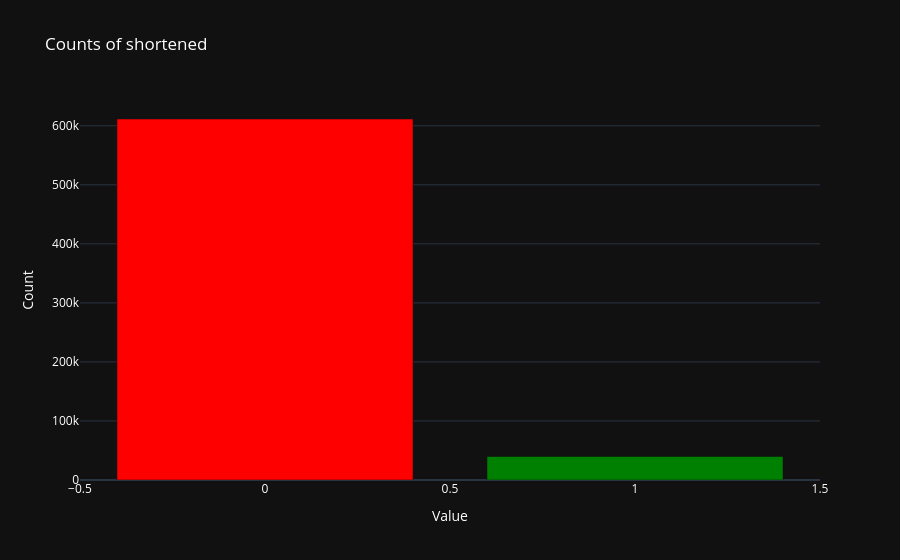
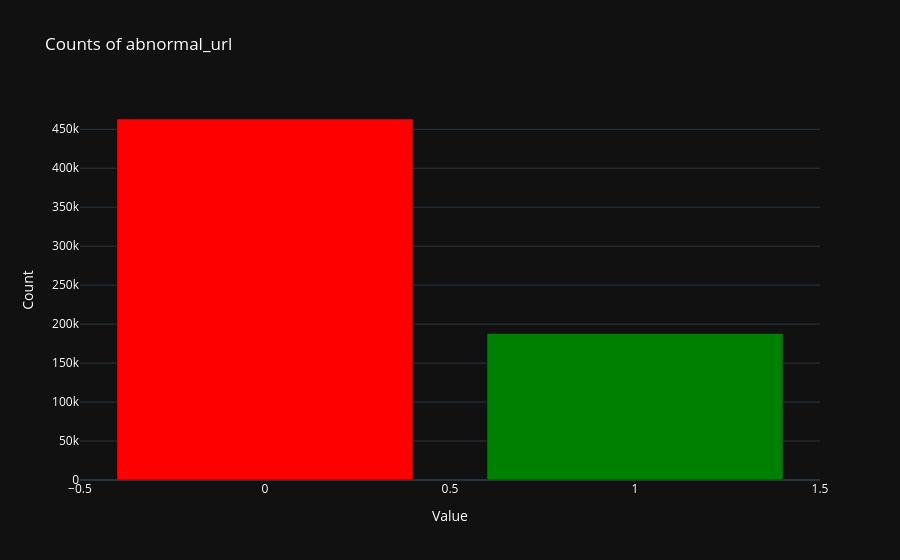
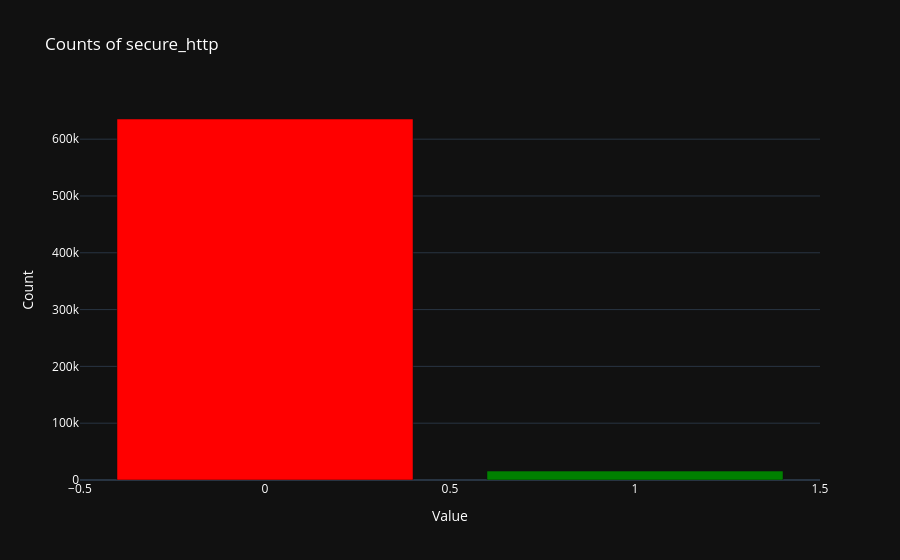

Notebook source saved alongside these figures, in order:
### Code cell
import plotly.graph_objects as go

# Define the special color for True count
true_color = 'green'

# Define the special color for False count
false_color = 'red'

# Plot bar chart for the 'shortened' column
shortened_counts = urls_data['shortened'].value_counts()
colors = [true_color if val else false_color for val in shortened_counts.index]
fig_shortened = go.Figure(data=go.Bar(x=shortened_counts.index, y=shortened_counts, marker_color=colors))
fig_shortened.update_layout(title='Counts of shortened',
                            xaxis_title='Value',
                            yaxis_title='Count',
                            template='plotly_dark',
                            font=dict(color='white'))
fig_shortened.show()

# Plot bar chart for the 'abnormal_url' column
abnormal_url_counts = urls_data['abnormal_url'].value_counts()
colors = [true_color if val else false_color for val in abnormal_url_counts.index]
fig_abnormal_url = go.Figure(data=go.Bar(x=abnormal_url_counts.index, y=abnormal_url_counts, marker_color=colors))
fig_abnormal_url.update_layout(title='Counts of abnormal_url',
                               xaxis_title='Value',
                               yaxis_title='Count',
                               template='plotly_dark',
                               font=dict(color='white'))
fig_abnormal_url.show()

# Plot bar chart for the 'secure_http' column
secure_http_counts = urls_data['secure_http'].value_counts()
colors = [true_color if val else false_color for val in secure_http_counts.index]
fig_secure_http = go.Figure(data=go.Bar(x=secure_http_counts.index, y=secure_http_counts, marker_color=colors))
fig_secure_http.update_layout(title='Counts of secure_http',
                              xaxis_title='Value',
                              yaxis_title='Count',
                              template='plotly_dark',
                              font=dict(color='white'))
fig_secure_http.show()

# Plot bar chart for the 'have_ip' column
have_ip_counts = urls_data['have_ip'].value_counts()
colors = [true_color if val else false_color for val in have_ip_counts.index]
fig_have_ip = go.Figure(data=go.Bar(x=have_ip_counts.index, y=have_ip_counts, marker_color=colors))
fig_have_ip.update_layout(title='Counts of have_ip',
                          xaxis_title='Value',
                          yaxis_title='Count',
                          template='plotly_dark',
                          font=dict(color='white'))
fig_have_ip.show()

### Figure 1 — Plotly figure (JSON) as saved in the notebook; plotly's stock layout.template omitted (floating-point values rounded to 4 significant figures)
{"data": [{"marker": {"color": ["red", "green"]}, "type": "bar", "x": [0, 1], "y": [611436, 39755]}], "layout": {"font": {"color": "white"}, "title": {"text": "Counts of shortened"}, "xaxis": {"title": {"text": "Value"}}, "yaxis": {"title": {"text": "Count"}}}}

### Figure 2 — Plotly figure (JSON) as saved in the notebook; plotly's stock layout.template omitted (floating-point values rounded to 4 significant figures)
{"data": [{"marker": {"color": ["red", "green"]}, "type": "bar", "x": [0, 1], "y": [463201, 187990]}], "layout": {"font": {"color": "white"}, "title": {"text": "Counts of abnormal_url"}, "xaxis": {"title": {"text": "Value"}}, "yaxis": {"title": {"text": "Count"}}}}

### Figure 3 — Plotly figure (JSON) as saved in the notebook; plotly's stock layout.template omitted (floating-point values rounded to 4 significant figures)
{"data": [{"marker": {"color": ["red", "green"]}, "type": "bar", "x": [0, 1], "y": [635511, 15680]}], "layout": {"font": {"color": "white"}, "title": {"text": "Counts of secure_http"}, "xaxis": {"title": {"text": "Value"}}, "yaxis": {"title": {"text": "Count"}}}}
